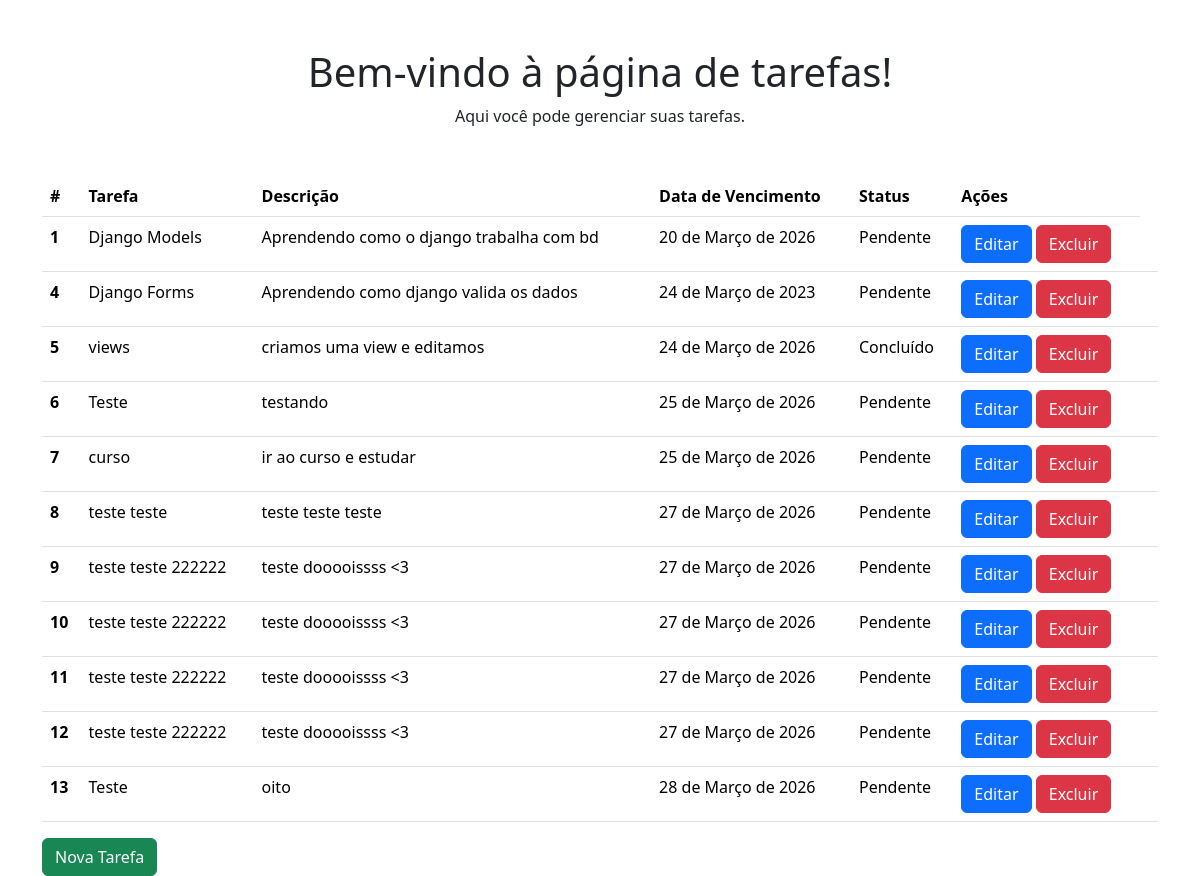
/tasks/, run on an earlier commit of the app's database.
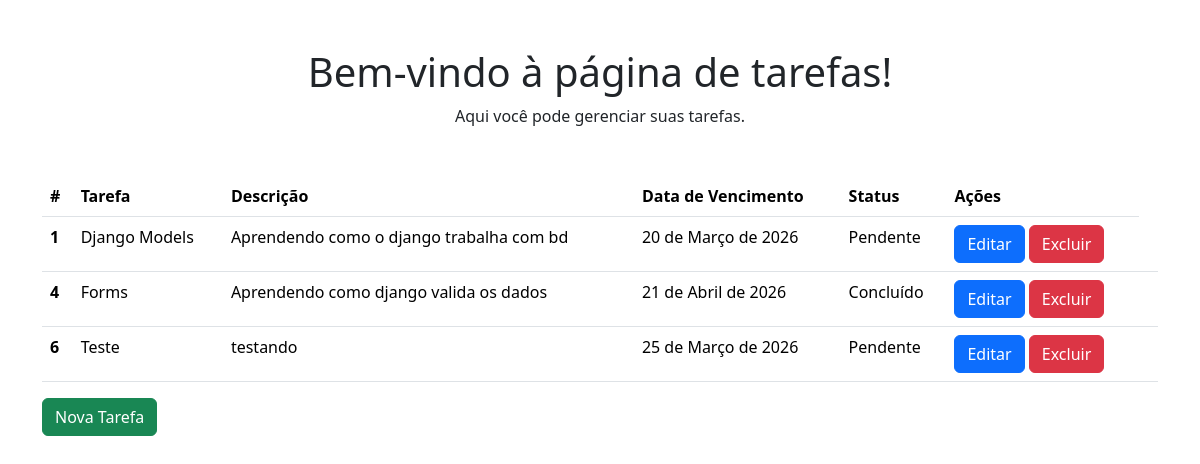
And on a later commit of the database.
### task/models.py (models this page shows, shortened)
class Tarefa(models.Model):
    titulo = models.CharField(max_length=30, null=False, blank=False)
    descricao = models.CharField(max_length=500, null=False, blank=False)
    data = models.DateField()
    status = models.BooleanField()

### task/views.py (the view)
# urls.py: path('tasks/', task_list, name='tasks'),
def task_list(request):
    tarefas = Tarefa.objects.all()
    return render(request, 'task/tasks.html', {'tarefas': tarefas})

### templates/task/tasks.html (shortened to what this page needs)
{% load static %}
<!DOCTYPE html>
<html>
    <head>
        <link rel="stylesheet" href="{% static 'task/styles/tasks.style.css' %}">
        <link href="https://cdn.jsdelivr.net/npm/bootstrap@5.3.8/dist/css/bootstrap.min.css" rel="stylesheet">
    </head>
    <body>
        <div class="container mt-5">
            <h1 class="text-center">Bem-vindo à página de tarefas!</h1>
            <p class="text-center">Aqui você pode gerenciar suas tarefas.</p>
            <table class="table mt-5">
            <thead>
                <tr>
                    <th scope="col">#</th>
                    <th scope="col">Tarefa</th>
                    <th scope="col">Descrição</th>
                    <th scope="col">Data de Vencimento</th>
                    <th scope="col">Status</th>
                    <th scope="col">Ações</th>
                </tr>
            </thead>
            <tbody>
            {% for tarefa in tarefas %}
                 <tr>
                    <th scope="row">{{ tarefa.id }}</th>
                    <td>{{ tarefa.titulo }}</td>
                    <td>{{ tarefa.descricao }}</td>
                    <td>{{ tarefa.data }}</td>
                    <td>{% if tarefa.status %} Concluído {% else %} Pendente {% endif %}</td>
                    <td>
                        <a class="btn btn-primary" href="{% url 'edit' tarefa.id %}">Editar</a>
                        <a class="btn btn-danger" href="{% url 'delete' tarefa.id %}">Excluir</a>
                    <td>
                </tr>
            {% endfor %}
            </tbody>
            </table>
            <a class="btn btn-success" href=" {% url 'create' %}">Nova Tarefa</a>
        </div>
    </body>
</html>

What changed in the data, as far as the page shows it:
removed Tarefa: id "5", titulo "views", descricao "criamos uma view e editamos", data "24 de Março de 2026", status "Concluído"
removed Tarefa: id "7", titulo "curso", descricao "ir ao curso e estudar", data "25 de Março de 2026", status "Pendente"
removed Tarefa: id "8", titulo "teste teste", descricao "teste teste teste", data "27 de Março de 2026", status "Pendente"
removed Tarefa: id "9", titulo "teste teste 222222", descricao "teste dooooissss <3", data "27 de Março de 2026", status "Pendente"
removed Tarefa: id "10", titulo "teste teste 222222", descricao "teste dooooissss <3", data "27 de Março de 2026", status "Pendente"
removed Tarefa: id "11", titulo "teste teste 222222", descricao "teste dooooissss <3", data "27 de Março de 2026", status "Pendente"
removed Tarefa: id "12", titulo "teste teste 222222", descricao "teste dooooissss <3", data "27 de Março de 2026", status "Pendente"
removed Tarefa: id "13", titulo "Teste", descricao "oito", data "28 de Março de 2026", status "Pendente"
changed Tarefa "Aprendendo como django valida os dados": titulo "Django Forms" → "Forms"; data "24 de Março de 2023" → "21 de Abril de 2026"; status "Pendente" → "Concluído"
